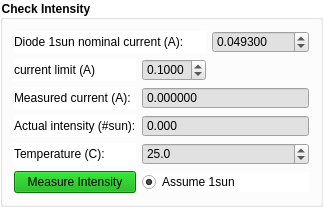
             <widget class="QGroupBox" name="groupBox_CheckIntensity">
              <property name="palette">
               <palette>
                <active>
                 <colorrole role="Button">
                  <brush brushstyle="SolidPattern">
                   <color alpha="255">
                    <red>255</red>
                    <green>255</green>
                    <blue>255</blue>
                   </color>
                  </brush>
                 </colorrole>
                 <colorrole role="Base">
                  <brush brushstyle="SolidPattern">
                   <color alpha="255">
                    <red>255</red>
                    <green>255</green>
                    <blue>255</blue>
                   </color>
                  </brush>
                 </colorrole>
                 <colorrole role="Window">
                  <brush brushstyle="SolidPattern">
                   <color alpha="255">
                    <red>255</red>
                    <green>255</green>
                    <blue>255</blue>
                   </color>
                  </brush>
                 </colorrole>
                </active>
                <inactive>
                 <colorrole role="Button">
                  <brush brushstyle="SolidPattern">
                   <color alpha="255">
                    <red>255</red>
                    <green>255</green>
                    <blue>255</blue>
                   </color>
                  </brush>
                 </colorrole>
                 <colorrole role="Base">
                  <brush brushstyle="SolidPattern">
                   <color alpha="255">
                    <red>255</red>
                    <green>255</green>
                    <blue>255</blue>
                   </color>
                  </brush>
                 </colorrole>
                 <colorrole role="Window">
                  <brush brushstyle="SolidPattern">
                   <color alpha="255">
                    <red>255</red>
                    <green>255</green>
                    <blue>255</blue>
                   </color>
                  </brush>
                 </colorrole>
                </inactive>
                <disabled>
                 <colorrole role="Button">
                  <brush brushstyle="SolidPattern">
                   <color alpha="255">
                    <red>255</red>
                    <green>255</green>
                    <blue>255</blue>
                   </color>
                  </brush>
                 </colorrole>
                 <colorrole role="Base">
                  <brush brushstyle="SolidPattern">
                   <color alpha="255">
                    <red>255</red>
                    <green>255</green>
                    <blue>255</blue>
                   </color>
                  </brush>
                 </colorrole>
                 <colorrole role="Window">
                  <brush brushstyle="SolidPattern">
                   <color alpha="255">
                    <red>255</red>
                    <green>255</green>
                    <blue>255</blue>
                   </color>
                  </brush>
                 </colorrole>
                </disabled>
               </palette>
              </property>
              <property name="font">
               <font>
                <weight>75</weight>
                <bold>true</bold>
               </font>
              </property>
              <property name="cursor">
               <cursorShape>ArrowCursor</cursorShape>
              </property>
              <property name="autoFillBackground">
               <bool>false</bool>
              </property>
              <property name="styleSheet">
               <string notr="true">background-color: rgb(255, 255, 255);</string>
              </property>
              <property name="title">
               <string>Check Intensity</string>
              </property>
              <property name="flat">
               <bool>false</bool>
              </property>
              <property name="checkable">
               <bool>false</bool>
              </property>
              <layout class="QGridLayout" name="gridLayout_2">
               <item row="4" column="1" colspan="2">
                <widget class="QDoubleSpinBox" name="doubleSpinBox_Temperature">
                 <property name="styleSheet">
                  <string notr="true">background-color: rgb(225, 225, 225);</string>
                 </property>
                 <property name="decimals">
                  <number>1</number>
                 </property>
                 <property name="value">
                  <double>25.000000000000000</double>
                 </property>
                </widget>
               </item>
               <item row="0" column="0" colspan="2">
                <widget class="QLabel" name="label_8">
                 <property name="text">
                  <string>Diode 1sun nominal current (A):</string>
                 </property>
                </widget>
               </item>
               <item row="0" column="2">
                <widget class="QDoubleSpinBox" name="doubleSpinBox_DiodeNominalCurrent">
                 <property name="styleSheet">
                  <string notr="true">background-color: rgb(225, 225, 225);</string>
                 </property>
                 <property name="decimals">
                  <number>6</number>
                 </property>
                 <property name="maximum">
                  <double>1000.000000000000000</double>
                 </property>
                 <property name="value">
                  <double>0.049300000000000</double>
                 </property>
                </widget>
               </item>
               <item row="2" column="0">
                <widget class="QLabel" name="label_10">
                 <property name="text">
                  <string>Measured current (A):</string>
                 </property>
                </widget>
               </item>
               <item row="3" column="1" colspan="2">
                <widget class="QDoubleSpinBox" name="doubleSpinBox_NumbSun">
                 <property name="enabled">
                  <bool>true</bool>
                 </property>
                 <property name="focusPolicy">
                  <enum>Qt::NoFocus</enum>
                 </property>
                 <property name="styleSheet">
                  <string notr="true">background-color: rgb(225, 225, 225);</string>
                 </property>
                 <property name="inputMethodHints">
                  <set>Qt::ImhFormattedNumbersOnly</set>
                 </property>
                 <property name="readOnly">
                  <bool>true</bool>
                 </property>
                 <property name="buttonSymbols">
                  <enum>QAbstractSpinBox::NoButtons</enum>
                 </property>
                 <property name="decimals">
                  <number>3</number>
                 </property>
                </widget>
               </item>
               <item row="3" column="0">
                <widget class="QLabel" name="label_11">
                 <property name="text">
                  <string>Actual intensity (#sun):</string>
                 </property>
                </widget>
               </item>
               <item row="2" column="1" colspan="2">
                <widget class="QDoubleSpinBox" name="doubleSpinBox_MeasuredDiodeCurrent">
                 <property name="styleSheet">
                  <string notr="true">background-color: rgb(225, 225, 225);</string>
                 </property>
                 <property name="buttonSymbols">
                  <enum>QAbstractSpinBox::NoButtons</enum>
                 </property>
                 <property name="decimals">
                  <number>6</number>
                 </property>
                 <property name="maximum">
                  <double>1000.000000000000000</double>
                 </property>
                </widget>
               </item>
               <item row="4" column="0">
                <widget class="QLabel" name="label_12">
                 <property name="text">
                  <string>Temperature (C):</string>
                 </property>
                </widget>
               </item>
               <item row="5" column="0">
                <widget class="QPushButton" name="pushButton_MeasureIntensityDiode">
                 <property name="styleSheet">
                  <string notr="true">background-color: rgb(0, 170, 0);</string>
                 </property>
                 <property name="text">
                  <string>Measure Intensity</string>
                 </property>
                </widget>
               </item>
               <item row="5" column="1" colspan="2">
                <widget class="QRadioButton" name="radioButton_Assume1sun">
                 <property name="text">
                  <string>Assume 1sun</string>
                 </property>
                 <property name="checked">
                  <bool>true</bool>
                 </property>
                </widget>
               </item>
               <item row="1" column="1">
                <widget class="QDoubleSpinBox" name="doubleSpinBox_RefCellIlimit">
                 <property name="styleSheet">
                  <string notr="true">background-color: rgb(225, 225, 225);</string>
                 </property>
                 <property name="decimals">
                  <number>4</number>
                 </property>
                 <property name="maximum">
                  <double>1.000000000000000</double>
                 </property>
                 <property name="singleStep">
                  <double>0.001000000000000</double>
                 </property>
                 <property name="value">
                  <double>0.100000000000000</double>
                 </property>
                </widget>
               </item>
               <item row="1" column="0">
                <widget class="QLabel" name="label_33">
                 <property name="text">
                  <string>current limit (A)</string>
                 </property>
                </widget>
               </item>
              </layout>
             </widget>
